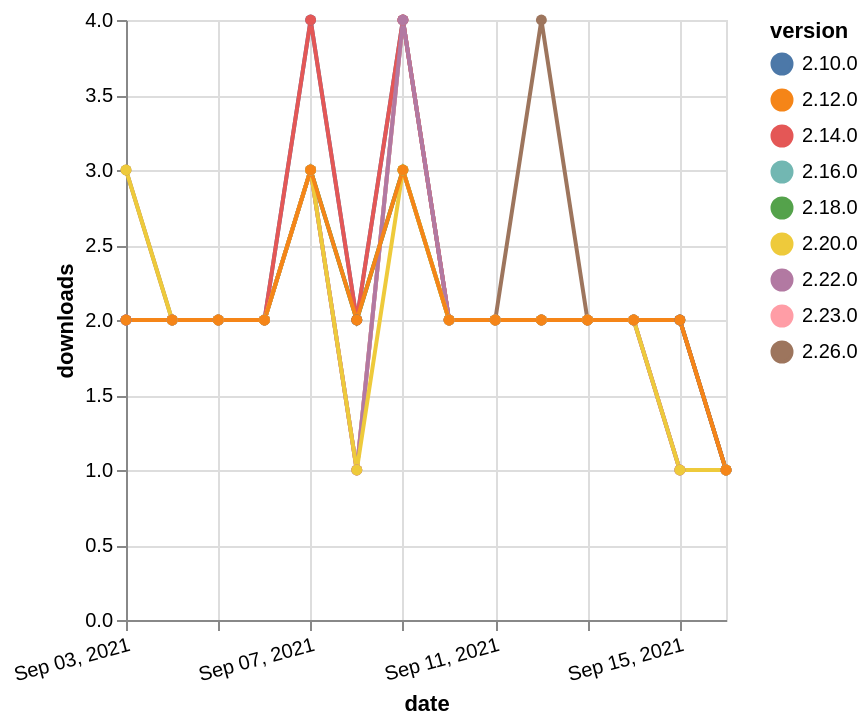

Write the Vega-Lite specification saved for this chart.
### Vega-Lite specification from a JSON file in a GitHub repository (floating-point values rounded to 4 significant figures)
{"$schema": "https://vega.github.io/schema/vega-lite/v5.json", "description": "A simple bar chart with embedded data.", "data": {"values": [{"date": "2021-09-03", "total": 2087, "delta": 2, "version": "2.16.0"}, {"date": "2021-09-04", "total": 2089, "delta": 2, "version": "2.16.0"}, {"date": "2021-09-05", "total": 2091, "delta": 2, "version": "2.16.0"}, {"date": "2021-09-06", "total": 2093, "delta": 2, "version": "2.16.0"}, {"date": "2021-09-07", "total": 2096, "delta": 3, "version": "2.16.0"}, {"date": "2021-09-08", "total": 2098, "delta": 2, "version": "2.16.0"}, {"date": "2021-09-09", "total": 2101, "delta": 3, "version": "2.16.0"}, {"date": "2021-09-10", "total": 2103, "delta": 2, "version": "2.16.0"}, {"date": "2021-09-11", "total": 2105, "delta": 2, "version": "2.16.0"}, {"date": "2021-09-12", "total": 2107, "delta": 2, "version": "2.16.0"}, {"date": "2021-09-13", "total": 2109, "delta": 2, "version": "2.16.0"}, {"date": "2021-09-14", "total": 2111, "delta": 2, "version": "2.16.0"}, {"date": "2021-09-15", "total": 2113, "delta": 2, "version": "2.16.0"}, {"date": "2021-09-16", "total": 2114, "delta": 1, "version": "2.16.0"}, {"date": "2021-09-03", "total": 239, "delta": 3, "version": "2.26.0"}, {"date": "2021-09-04", "total": 241, "delta": 2, "version": "2.26.0"}, {"date": "2021-09-05", "total": 243, "delta": 2, "version": "2.26.0"}, {"date": "2021-09-06", "total": 245, "delta": 2, "version": "2.26.0"}, {"date": "2021-09-07", "total": 248, "delta": 3, "version": "2.26.0"}, {"date": "2021-09-08", "total": 249, "delta": 1, "version": "2.26.0"}, {"date": "2021-09-09", "total": 253, "delta": 4, "version": "2.26.0"}, {"date": "2021-09-10", "total": 255, "delta": 2, "version": "2.26.0"}, {"date": "2021-09-11", "total": 257, "delta": 2, "version": "2.26.0"}, {"date": "2021-09-12", "total": 261, "delta": 4, "version": "2.26.0"}, {"date": "2021-09-13", "total": 263, "delta": 2, "version": "2.26.0"}, {"date": "2021-09-14", "total": 265, "delta": 2, "version": "2.26.0"}, {"date": "2021-09-15", "total": 266, "delta": 1, "version": "2.26.0"}, {"date": "2021-09-16", "total": 267, "delta": 1, "version": "2.26.0"}, {"date": "2021-09-03", "total": 3239, "delta": 2, "version": "2.10.0"}, {"date": "2021-09-04", "total": 3241, "delta": 2, "version": "2.10.0"}, {"date": "2021-09-05", "total": 3243, "delta": 2, "version": "2.10.0"}, {"date": "2021-09-06", "total": 3245, "delta": 2, "version": "2.10.0"}, {"date": "2021-09-07", "total": 3249, "delta": 4, "version": "2.10.0"}, {"date": "2021-09-08", "total": 3251, "delta": 2, "version": "2.10.0"}, {"date": "2021-09-09", "total": 3255, "delta": 4, "version": "2.10.0"}, {"date": "2021-09-10", "total": 3257, "delta": 2, "version": "2.10.0"}, {"date": "2021-09-11", "total": 3259, "delta": 2, "version": "2.10.0"}, {"date": "2021-09-12", "total": 3261, "delta": 2, "version": "2.10.0"}, {"date": "2021-09-13", "total": 3263, "delta": 2, "version": "2.10.0"}, {"date": "2021-09-14", "total": 3265, "delta": 2, "version": "2.10.0"}, {"date": "2021-09-15", "total": 3267, "delta": 2, "version": "2.10.0"}, {"date": "2021-09-16", "total": 3268, "delta": 1, "version": "2.10.0"}, {"date": "2021-09-03", "total": 678, "delta": 2, "version": "2.23.0"}, {"date": "2021-09-04", "total": 680, "delta": 2, "version": "2.23.0"}, {"date": "2021-09-05", "total": 682, "delta": 2, "version": "2.23.0"}, {"date": "2021-09-06", "total": 684, "delta": 2, "version": "2.23.0"}, {"date": "2021-09-07", "total": 687, "delta": 3, "version": "2.23.0"}, {"date": "2021-09-08", "total": 688, "delta": 1, "version": "2.23.0"}, {"date": "2021-09-09", "total": 692, "delta": 4, "version": "2.23.0"}, {"date": "2021-09-10", "total": 694, "delta": 2, "version": "2.23.0"}, {"date": "2021-09-11", "total": 696, "delta": 2, "version": "2.23.0"}, {"date": "2021-09-12", "total": 698, "delta": 2, "version": "2.23.0"}, {"date": "2021-09-13", "total": 700, "delta": 2, "version": "2.23.0"}, {"date": "2021-09-14", "total": 702, "delta": 2, "version": "2.23.0"}, {"date": "2021-09-15", "total": 703, "delta": 1, "version": "2.23.0"}, {"date": "2021-09-16", "total": 704, "delta": 1, "version": "2.23.0"}, {"date": "2021-09-03", "total": 1660, "delta": 2, "version": "2.18.0"}, {"date": "2021-09-04", "total": 1662, "delta": 2, "version": "2.18.0"}, {"date": "2021-09-05", "total": 1664, "delta": 2, "version": "2.18.0"}, {"date": "2021-09-06", "total": 1666, "delta": 2, "version": "2.18.0"}, {"date": "2021-09-07", "total": 1669, "delta": 3, "version": "2.18.0"}, {"date": "2021-09-08", "total": 1671, "delta": 2, "version": "2.18.0"}, {"date": "2021-09-09", "total": 1674, "delta": 3, "version": "2.18.0"}, {"date": "2021-09-10", "total": 1676, "delta": 2, "version": "2.18.0"}, {"date": "2021-09-11", "total": 1678, "delta": 2, "version": "2.18.0"}, {"date": "2021-09-12", "total": 1680, "delta": 2, "version": "2.18.0"}, {"date": "2021-09-13", "total": 1682, "delta": 2, "version": "2.18.0"}, {"date": "2021-09-14", "total": 1684, "delta": 2, "version": "2.18.0"}, {"date": "2021-09-15", "total": 1686, "delta": 2, "version": "2.18.0"}, {"date": "2021-09-16", "total": 1687, "delta": 1, "version": "2.18.0"}, {"date": "2021-09-03", "total": 2601, "delta": 2, "version": "2.14.0"}, {"date": "2021-09-04", "total": 2603, "delta": 2, "version": "2.14.0"}, {"date": "2021-09-05", "total": 2605, "delta": 2, "version": "2.14.0"}, {"date": "2021-09-06", "total": 2607, "delta": 2, "version": "2.14.0"}, {"date": "2021-09-07", "total": 2611, "delta": 4, "version": "2.14.0"}, {"date": "2021-09-08", "total": 2613, "delta": 2, "version": "2.14.0"}, {"date": "2021-09-09", "total": 2617, "delta": 4, "version": "2.14.0"}, {"date": "2021-09-10", "total": 2619, "delta": 2, "version": "2.14.0"}, {"date": "2021-09-11", "total": 2621, "delta": 2, "version": "2.14.0"}, {"date": "2021-09-12", "total": 2623, "delta": 2, "version": "2.14.0"}, {"date": "2021-09-13", "total": 2625, "delta": 2, "version": "2.14.0"}, {"date": "2021-09-14", "total": 2627, "delta": 2, "version": "2.14.0"}, {"date": "2021-09-15", "total": 2629, "delta": 2, "version": "2.14.0"}, {"date": "2021-09-16", "total": 2630, "delta": 1, "version": "2.14.0"}, {"date": "2021-09-03", "total": 1022, "delta": 2, "version": "2.22.0"}, {"date": "2021-09-04", "total": 1024, "delta": 2, "version": "2.22.0"}, {"date": "2021-09-05", "total": 1026, "delta": 2, "version": "2.22.0"}, {"date": "2021-09-06", "total": 1028, "delta": 2, "version": "2.22.0"}, {"date": "2021-09-07", "total": 1031, "delta": 3, "version": "2.22.0"}, {"date": "2021-09-08", "total": 1032, "delta": 1, "version": "2.22.0"}, {"date": "2021-09-09", "total": 1036, "delta": 4, "version": "2.22.0"}, {"date": "2021-09-10", "total": 1038, "delta": 2, "version": "2.22.0"}, {"date": "2021-09-11", "total": 1040, "delta": 2, "version": "2.22.0"}, {"date": "2021-09-12", "total": 1042, "delta": 2, "version": "2.22.0"}, {"date": "2021-09-13", "total": 1044, "delta": 2, "version": "2.22.0"}, {"date": "2021-09-14", "total": 1046, "delta": 2, "version": "2.22.0"}, {"date": "2021-09-15", "total": 1047, "delta": 1, "version": "2.22.0"}, {"date": "2021-09-16", "total": 1048, "delta": 1, "version": "2.22.0"}, {"date": "2021-09-03", "total": 1484, "delta": 3, "version": "2.20.0"}, {"date": "2021-09-04", "total": 1486, "delta": 2, "version": "2.20.0"}, {"date": "2021-09-05", "total": 1488, "delta": 2, "version": "2.20.0"}, {"date": "2021-09-06", "total": 1490, "delta": 2, "version": "2.20.0"}, {"date": "2021-09-07", "total": 1493, "delta": 3, "version": "2.20.0"}, {"date": "2021-09-08", "total": 1494, "delta": 1, "version": "2.20.0"}, {"date": "2021-09-09", "total": 1497, "delta": 3, "version": "2.20.0"}, {"date": "2021-09-10", "total": 1499, "delta": 2, "version": "2.20.0"}, {"date": "2021-09-11", "total": 1501, "delta": 2, "version": "2.20.0"}, {"date": "2021-09-12", "total": 1503, "delta": 2, "version": "2.20.0"}, {"date": "2021-09-13", "total": 1505, "delta": 2, "version": "2.20.0"}, {"date": "2021-09-14", "total": 1507, "delta": 2, "version": "2.20.0"}, {"date": "2021-09-15", "total": 1508, "delta": 1, "version": "2.20.0"}, {"date": "2021-09-16", "total": 1509, "delta": 1, "version": "2.20.0"}, {"date": "2021-09-03", "total": 2680, "delta": 2, "version": "2.12.0"}, {"date": "2021-09-04", "total": 2682, "delta": 2, "version": "2.12.0"}, {"date": "2021-09-05", "total": 2684, "delta": 2, "version": "2.12.0"}, {"date": "2021-09-06", "total": 2686, "delta": 2, "version": "2.12.0"}, {"date": "2021-09-07", "total": 2689, "delta": 3, "version": "2.12.0"}, {"date": "2021-09-08", "total": 2691, "delta": 2, "version": "2.12.0"}, {"date": "2021-09-09", "total": 2694, "delta": 3, "version": "2.12.0"}, {"date": "2021-09-10", "total": 2696, "delta": 2, "version": "2.12.0"}, {"date": "2021-09-11", "total": 2698, "delta": 2, "version": "2.12.0"}, {"date": "2021-09-12", "total": 2700, "delta": 2, "version": "2.12.0"}, {"date": "2021-09-13", "total": 2702, "delta": 2, "version": "2.12.0"}, {"date": "2021-09-14", "total": 2704, "delta": 2, "version": "2.12.0"}, {"date": "2021-09-15", "total": 2706, "delta": 2, "version": "2.12.0"}, {"date": "2021-09-16", "total": 2707, "delta": 1, "version": "2.12.0"}]}, "width": "container", "mark": {"type": "line", "point": {"filled": true}}, "encoding": {"x": {"field": "date", "type": "temporal", "timeUnit": "yearmonthdate", "title": "date", "axis": {"labelAngle": -15}}, "y": {"field": "delta", "type": "quantitative", "title": "downloads"}, "color": {"field": "version", "type": "nominal"}, "tooltip": {"field": "delta"}}}
